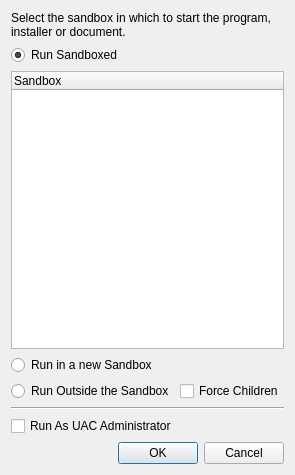
<?xml version="1.0" encoding="UTF-8"?>
<ui version="4.0">
 <class>SelectBoxWindow</class>
 <widget class="QWidget" name="SelectBoxWindow">
  <property name="geometry">
   <rect>
    <x>0</x>
    <y>0</y>
    <width>281</width>
    <height>475</height>
   </rect>
  </property>
  <property name="sizePolicy">
   <sizepolicy hsizetype="Preferred" vsizetype="Preferred">
    <horstretch>0</horstretch>
    <verstretch>0</verstretch>
   </sizepolicy>
  </property>
  <property name="minimumSize">
   <size>
    <width>0</width>
    <height>0</height>
   </size>
  </property>
  <property name="maximumSize">
   <size>
    <width>16777215</width>
    <height>16777215</height>
   </size>
  </property>
  <property name="windowTitle">
   <string>Sandybox select box</string>
  </property>
  <layout class="QGridLayout" name="gridLayout">
   <item row="5" column="0">
    <widget class="QRadioButton" name="radUnBoxed">
     <property name="text">
      <string>Run Outside the Sandbox</string>
     </property>
    </widget>
   </item>
   <item row="5" column="1">
    <widget class="QCheckBox" name="chkFCP">
     <property name="toolTip">
      <string>Force direct child to be sandboxed, but does not include indirect child processes that are opened through the DCOM and IPC interface.</string>
     </property>
     <property name="text">
      <string>Force Children</string>
     </property>
    </widget>
   </item>
   <item row="3" column="0" colspan="2">
    <widget class="QTreeWidget" name="treeBoxes">
     <property name="selectionMode">
      <enum>QAbstractItemView::ExtendedSelection</enum>
     </property>
     <column>
      <property name="text">
       <string>Sandbox</string>
      </property>
     </column>
    </widget>
   </item>
   <item row="4" column="0" colspan="2">
    <widget class="QRadioButton" name="radBoxedNew">
     <property name="text">
      <string>Run in a new Sandbox</string>
     </property>
     <property name="checked">
      <bool>false</bool>
     </property>
    </widget>
   </item>
   <item row="7" column="0" colspan="2">
    <widget class="Line" name="line">
     <property name="orientation">
      <enum>Qt::Horizontal</enum>
     </property>
    </widget>
   </item>
   <item row="8" column="0" colspan="2">
    <widget class="QCheckBox" name="chkAdmin">
     <property name="text">
      <string>Run As UAC Administrator</string>
     </property>
    </widget>
   </item>
   <item row="9" column="0" colspan="2">
    <widget class="QDialogButtonBox" name="buttonBox">
     <property name="standardButtons">
      <set>QDialogButtonBox::Cancel|QDialogButtonBox::Ok</set>
     </property>
    </widget>
   </item>
   <item row="1" column="0" colspan="2">
    <widget class="QRadioButton" name="radBoxed">
     <property name="text">
      <string>Run Sandboxed</string>
     </property>
     <property name="checked">
      <bool>true</bool>
     </property>
    </widget>
   </item>
   <item row="0" column="0" colspan="2">
    <widget class="QLabel" name="label">
     <property name="text">
      <string>Select the sandbox in which to start the program, installer or document.</string>
     </property>
     <property name="wordWrap">
      <bool>true</bool>
     </property>
    </widget>
   </item>
  </layout>
 </widget>
 <tabstops>
  <tabstop>radBoxed</tabstop>
  <tabstop>treeBoxes</tabstop>
  <tabstop>radBoxedNew</tabstop>
  <tabstop>radUnBoxed</tabstop>
  <tabstop>chkFCP</tabstop>
  <tabstop>chkAdmin</tabstop>
 </tabstops>
 <resources/>
 <connections/>
</ui>
